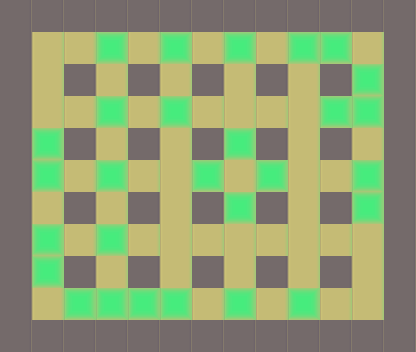

A 2D game scene composited from a Tiled map and its tileset images. What follows is a short description and the map's XML, with every tile layer's data as written:
An orthogonal 13x11 tile map with 32x32 px tiles, 2 tile layers (base, piedras).

<map version="1.0" orientation="orthogonal" renderorder="right-down" width="13" height="11" tilewidth="32" tileheight="32" nextobjectid="1">
 <properties>
  <property name="nombre" value="Nivel 4" />
 </properties>
 <tileset firstgid="1" name="tile" tilewidth="32" tileheight="32" tilecount="3">
  <image source="../tilebase.png" width="96" height="32" />
  <terraintypes>
   <terrain name="New Terrain" tile="-1" />
  </terraintypes>
 </tileset>
 <layer name="base" width="13" height="11">
  <data>
   <tile gid="1" />
   <tile gid="1" />
   <tile gid="1" />
   <tile gid="1" />
   <tile gid="1" />
   <tile gid="1" />
   <tile gid="1" />
   <tile gid="1" />
   <tile gid="1" />
   <tile gid="1" />
   <tile gid="1" />
   <tile gid="1" />
   <tile gid="1" />
   <tile gid="1" />
   <tile gid="2" />
   <tile gid="2" />
   <tile gid="2" />
   <tile gid="2" />
   <tile gid="2" />
   <tile gid="2" />
   <tile gid="2" />
   <tile gid="2" />
   <tile gid="2" />
   <tile gid="2" />
   <tile gid="2" />
   <tile gid="1" />
   <tile gid="1" />
   <tile gid="2" />
   <tile gid="1" />
   <tile gid="2" />
   <tile gid="1" />
   <tile gid="2" />
   <tile gid="1" />
   <tile gid="2" />
   <tile gid="1" />
   <tile gid="2" />
   <tile gid="1" />
   <tile gid="2" />
   <tile gid="1" />
   <tile gid="1" />
   <tile gid="2" />
   <tile gid="2" />
   <tile gid="2" />
   <tile gid="2" />
   <tile gid="2" />
   <tile gid="2" />
   <tile gid="2" />
   <tile gid="2" />
   <tile gid="2" />
   <tile gid="2" />
   <tile gid="2" />
   <tile gid="1" />
   <tile gid="1" />
   <tile gid="2" />
   <tile gid="1" />
   <tile gid="2" />
   <tile gid="1" />
   <tile gid="2" />
   <tile gid="1" />
   <tile gid="2" />
   <tile gid="1" />
   <tile gid="2" />
   <tile gid="1" />
   <tile gid="2" />
   <tile gid="1" />
   <tile gid="1" />
   <tile gid="2" />
   <tile gid="2" />
   <tile gid="2" />
   <tile gid="2" />
   <tile gid="2" />
   <tile gid="2" />
   <tile gid="2" />
   <tile gid="2" />
   <tile gid="2" />
   <tile gid="2" />
   <tile gid="2" />
   <tile gid="1" />
   <tile gid="1" />
   <tile gid="2" />
   <tile gid="1" />
   <tile gid="2" />
   <tile gid="1" />
   <tile gid="2" />
   <tile gid="1" />
   <tile gid="2" />
   <tile gid="1" />
   <tile gid="2" />
   <tile gid="1" />
   <tile gid="2" />
   <tile gid="1" />
   <tile gid="1" />
   <tile gid="2" />
   <tile gid="2" />
   <tile gid="2" />
   <tile gid="2" />
   <tile gid="2" />
   <tile gid="2" />
   <tile gid="2" />
   <tile gid="2" />
   <tile gid="2" />
   <tile gid="2" />
   <tile gid="2" />
   <tile gid="1" />
   <tile gid="1" />
   <tile gid="2" />
   <tile gid="1" />
   <tile gid="2" />
   <tile gid="1" />
   <tile gid="2" />
   <tile gid="1" />
   <tile gid="2" />
   <tile gid="1" />
   <tile gid="2" />
   <tile gid="1" />
   <tile gid="2" />
   <tile gid="1" />
   <tile gid="1" />
   <tile gid="2" />
   <tile gid="2" />
   <tile gid="2" />
   <tile gid="2" />
   <tile gid="2" />
   <tile gid="2" />
   <tile gid="2" />
   <tile gid="2" />
   <tile gid="2" />
   <tile gid="2" />
   <tile gid="2" />
   <tile gid="1" />
   <tile gid="1" />
   <tile gid="1" />
   <tile gid="1" />
   <tile gid="1" />
   <tile gid="1" />
   <tile gid="1" />
   <tile gid="1" />
   <tile gid="1" />
   <tile gid="1" />
   <tile gid="1" />
   <tile gid="1" />
   <tile gid="1" />
   <tile gid="1" />
  </data>
 </layer>
 <layer name="piedras" width="13" height="11">
  <data>
   <tile gid="0" />
   <tile gid="0" />
   <tile gid="0" />
   <tile gid="0" />
   <tile gid="0" />
   <tile gid="0" />
   <tile gid="0" />
   <tile gid="0" />
   <tile gid="0" />
   <tile gid="0" />
   <tile gid="0" />
   <tile gid="0" />
   <tile gid="0" />
   <tile gid="0" />
   <tile gid="0" />
   <tile gid="0" />
   <tile gid="3" />
   <tile gid="0" />
   <tile gid="3" />
   <tile gid="0" />
   <tile gid="3" />
   <tile gid="0" />
   <tile gid="3" />
   <tile gid="3" />
   <tile gid="0" />
   <tile gid="0" />
   <tile gid="0" />
   <tile gid="0" />
   <tile gid="0" />
   <tile gid="0" />
   <tile gid="0" />
   <tile gid="0" />
   <tile gid="0" />
   <tile gid="0" />
   <tile gid="0" />
   <tile gid="0" />
   <tile gid="0" />
   <tile gid="3" />
   <tile gid="0" />
   <tile gid="0" />
   <tile gid="0" />
   <tile gid="0" />
   <tile gid="3" />
   <tile gid="0" />
   <tile gid="3" />
   <tile gid="0" />
   <tile gid="0" />
   <tile gid="0" />
   <tile gid="0" />
   <tile gid="3" />
   <tile gid="3" />
   <tile gid="0" />
   <tile gid="0" />
   <tile gid="3" />
   <tile gid="0" />
   <tile gid="0" />
   <tile gid="0" />
   <tile gid="0" />
   <tile gid="0" />
   <tile gid="3" />
   <tile gid="0" />
   <tile gid="0" />
   <tile gid="0" />
   <tile gid="0" />
   <tile gid="0" />
   <tile gid="0" />
   <tile gid="3" />
   <tile gid="0" />
   <tile gid="3" />
   <tile gid="0" />
   <tile gid="0" />
   <tile gid="3" />
   <tile gid="0" />
   <tile gid="3" />
   <tile gid="0" />
   <tile gid="0" />
   <tile gid="3" />
   <tile gid="0" />
   <tile gid="0" />
   <tile gid="0" />
   <tile gid="0" />
   <tile gid="0" />
   <tile gid="0" />
   <tile gid="0" />
   <tile gid="0" />
   <tile gid="3" />
   <tile gid="0" />
   <tile gid="0" />
   <tile gid="0" />
   <tile gid="3" />
   <tile gid="0" />
   <tile gid="0" />
   <tile gid="3" />
   <tile gid="0" />
   <tile gid="3" />
   <tile gid="0" />
   <tile gid="0" />
   <tile gid="0" />
   <tile gid="0" />
   <tile gid="0" />
   <tile gid="0" />
   <tile gid="0" />
   <tile gid="0" />
   <tile gid="0" />
   <tile gid="0" />
   <tile gid="3" />
   <tile gid="0" />
   <tile gid="0" />
   <tile gid="0" />
   <tile gid="0" />
   <tile gid="0" />
   <tile gid="0" />
   <tile gid="0" />
   <tile gid="0" />
   <tile gid="0" />
   <tile gid="0" />
   <tile gid="0" />
   <tile gid="0" />
   <tile gid="0" />
   <tile gid="3" />
   <tile gid="3" />
   <tile gid="3" />
   <tile gid="3" />
   <tile gid="0" />
   <tile gid="3" />
   <tile gid="0" />
   <tile gid="3" />
   <tile gid="0" />
   <tile gid="0" />
   <tile gid="0" />
   <tile gid="0" />
   <tile gid="0" />
   <tile gid="0" />
   <tile gid="0" />
   <tile gid="0" />
   <tile gid="0" />
   <tile gid="0" />
   <tile gid="0" />
   <tile gid="0" />
   <tile gid="0" />
   <tile gid="0" />
   <tile gid="0" />
   <tile gid="0" />
  </data>
 </layer>
</map>
